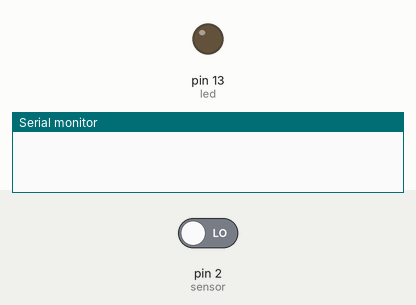
This sketch was run on a simulated Arduino Uno, built with avr-gcc and run on an emulated ATmega328P. Parts: output pins drawn as LEDs (lit = HIGH), the last lines printed to the serial monitor. The inputs (shaded band) are chosen by the test bench; at power-on: pin 2 (sensor) LOW.

Above: at 1.2 s.
1.3 s: pin 2 (sensor) driven HIGH
At 1.7 s:
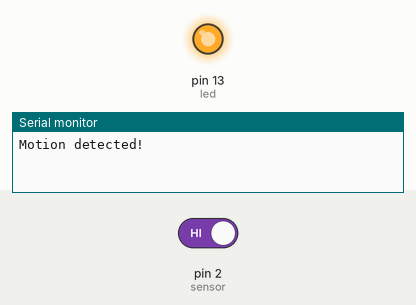
2.9 s: pin 2 (sensor) driven LOW
At 4.0 s:
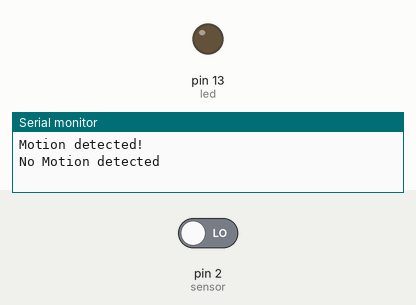
Timing chart, 0 to 5.9 s (numbered marks = the images above; inputs shaded):
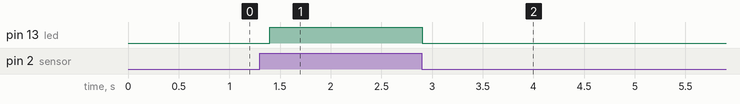

The sketch:

M1T1_arduino.ino
```cpp
int led = 13;       // pin for LED on Arduino board
int sensor = 2;    // pin for sensor on Arduino board
int state = LOW;   // no motion detected by default
int val = 0;      // variable to store the sensor status

void setup() {
  pinMode(led, OUTPUT);      // initalizing LED as output
  pinMode(sensor, INPUT);    // initializing sensor as input
  Serial.begin(9600);        // initializing serial communication at baud rate 9600
}

void loop(){
  val = digitalRead(sensor);   // reading sensor value
  if (val == HIGH) {           // checking if the sensor is HIGH
    digitalWrite(led, HIGH);   // turns LED ON
    delay(100);                // delay by 100 milliseconds

    if (state == LOW) {
      Serial.println("Motion detected!");
      state = HIGH;
    }
  }
  else {
      digitalWrite(led, LOW); // turns LED OFF
      delay(200);             // delay by 200 milliseconds

      if (state == HIGH){
        Serial.println("No Motion detected"); // prints status to serial monitor
        state = LOW;
    }
  }
}
```

Measured:
- after the input at 1.3 s, pin 13 (led): LOW → HIGH after 0.10 s
- after the input at 2.9 s, pin 13 (led): HIGH → LOW at once
